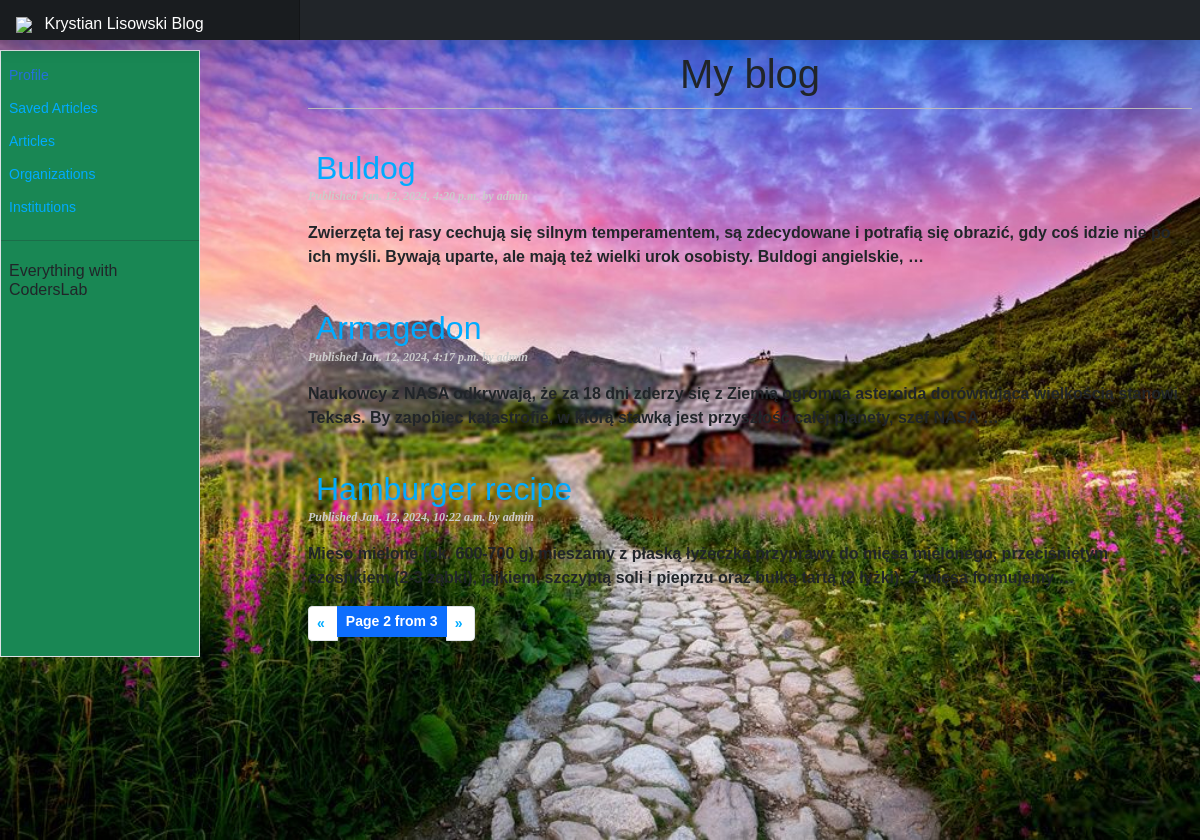
Screenshot of /blog/?page=2 with the database file from the repository.
### blog/models.py (models this page shows, shortened)
class Post(models.Model):
    STATUS_CHOICES = (
        ('draft', "Draft"),
        ('published', 'Published'),
    )
    title = models.CharField(max_length=250)
    slug = models.SlugField(max_length=250, unique_for_date='publish')
    author = models.ForeignKey(User, on_delete=models.CASCADE, related_name='blog_posts')
    body = models.TextField()
    publish = models.DateTimeField(default=timezone.now)
    created = models.DateTimeField(auto_now=True)
    updated = models.DateTimeField(auto_now=True)
    status = models.CharField(max_length=10, choices=STATUS_CHOICES, default='draft')
    objects = models.Manager()
    published = PublishedManager()
    tags = TaggableManager()
    def get_absolute_url(self):
        return reverse('blog:post_detail', args=[self.publish.year, self.publish.strftime('%m'), self.publish.strftime('%d'), self.slug])
    class Meta:
        ordering = ('-publish',)

### blog/views.py (the view)
# urls.py: path('', views.post_list, name='post_list'),
def post_list(request, tag_slug=None):
    object_list = Post.published.all()
    tag = None
    if tag_slug:
        tag = get_object_or_404(Tag, slug=tag_slug)
        object_list = object_list.filter(tags__in=[tag])
    paginator = Paginator(object_list, 3)
    page = request.GET.get('page')
    try:
        posts = paginator.page(page)
    except PageNotAnInteger:
        posts = paginator.page(1)
    except EmptyPage:
        posts = paginator.page(paginator.num_pages)
    return render(request, 'blog/post/list.html', {'page': page, 'posts': posts, 'tag': tag})

### blog/models.py (called while the page is built)
    def get_queryset(self):
        return super(PublishedManager, self).get_queryset().filter(status='published')

### templates/blog/post/list.html (shortened to what this page needs)
{% extends "blog/base.html" %}
{% block content %}
    <h1>My blog</h1>
    {% for post in posts %}
        <h2>
            <a href="{{ post.get_absolute_url }}">
                {{ post.title }}
            </a>
        </h2>
        <p class="date">
            Published {{ post.publish }} by {{ post.author }}
        </p>
        {{post.body|truncatewords:30|linebreaks }}
    {% endfor %}
    {% include "../../pagination.html" with page=posts %}
{% endblock %}

### blog/static/blog/css/blog.css (style rules this page uses)
body { font-family: helvetica, sans-serif; background-color: white; }
a { color: #00abff; text-decoration: none; }
h1 { text-align: center; font-weight: normal; border-bottom: 1px solid #bbb; padding: 0 0 10px 0; }
h2 { font-weight: normal; margin: 40px 0 0; }
p.date { color: #ccc; font-family: georgia, serif; font-size: 12px; font-style: italic; }
.container-fluid a { padding: 6px 12px 6px 8px; text-decoration: none; color: #00abff; }

### rows the page displays
Post: title "Buldog", publish "Jan. 12, 2024, 4:20 p.m.", author "admin", body "Zwierzęta tej rasy cechują się silnym temperamentem, są zdecydowane i potrafią się obrazić, gdy coś idzie nie po ich myśli. Bywają uparte, ale mają też wielki urok osobisty. Buldogi angielskie, …"
Post: title "Armagedon", publish "Jan. 12, 2024, 4:17 p.m.", author "admin", body "Naukowcy z NASA odkrywają, że za 18 dni zderzy się z Ziemią ogromna asteroida dorównująca wielkością stanowi Teksas. By zapobiec katastrofie, w którą stawką jest przyszłość całej planety, szef NASA …"
Post: title "Hamburger recipe", publish "Jan. 12, 2024, 10:22 a.m.", author "admin", body "Mięso mielone (ok. 600-700 g) mieszamy z płaską łyżeczką przyprawy do mięsa mielonego, przeciśniętym czosnkiem (2-3 ząbki), jajkiem, szczyptą soli i pieprzu oraz bułką tartą (2 łyżki). Z mięsa formujemy …"

### other values shown
{{ page.number }} "2"
{{ page.paginator.num_pages }} "3"
